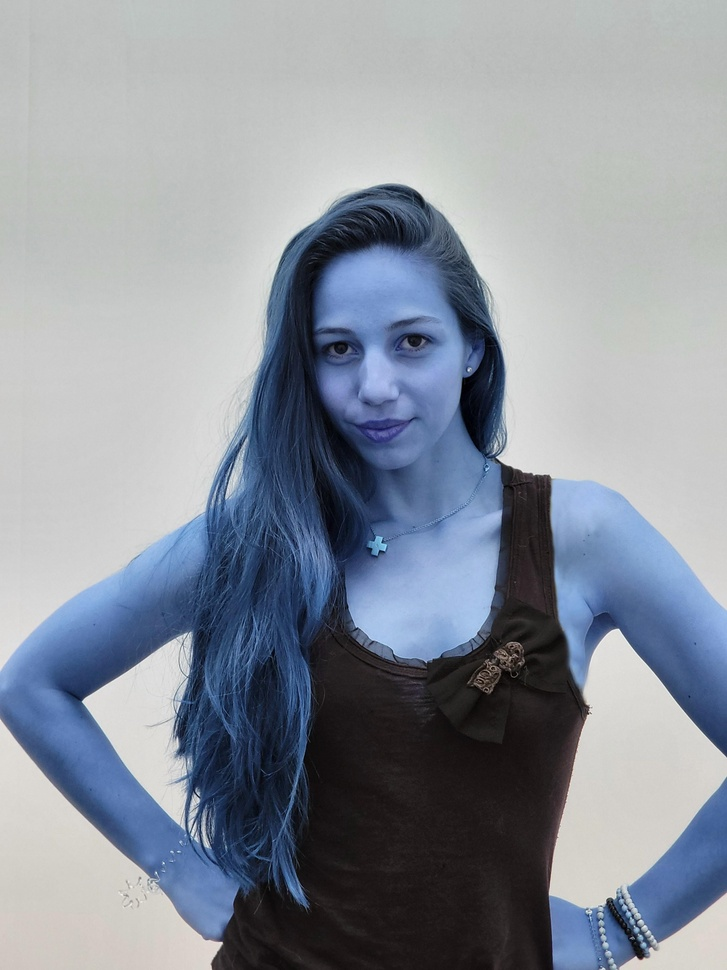
#> input picture test/Ressources/20220505_122532.jpg, 727 x 970 px, shrunk from 3000 x 4000 before the run, given in place of the camera
$ python Color2.py
#> lines starting #> are read from the running program, lines starting #| are printed output that depends on the picture; after the words box and inside, x2 and y2 are one past the last pixel; in counts of white or black regions, pixels touching at a corner belong together
import cv2
import numpy as np

cap = cv2.VideoCapture(0)

while(True):
    ret, frame = cap.read()
#> frame is the input picture: shape (970, 727, 3); mean B, G, R 156.4, 145.5, 138.5
    if ret:

        # hsv is better to recognize color, convert the BGR frame to HSV
        hsv = cv2.cvtColor(frame, cv2.COLOR_BGR2HSV)
#> hsv: shape (970, 727, 3); mean H, S, V 69, 46.2, 158.5

        # in hsv red color located in two region. Create the mask for red color
        # mask the red color and get an grayscale output where red is white
        # everything else are black
        mask1 = cv2.inRange(hsv, (0,50,20), (5,255,255))
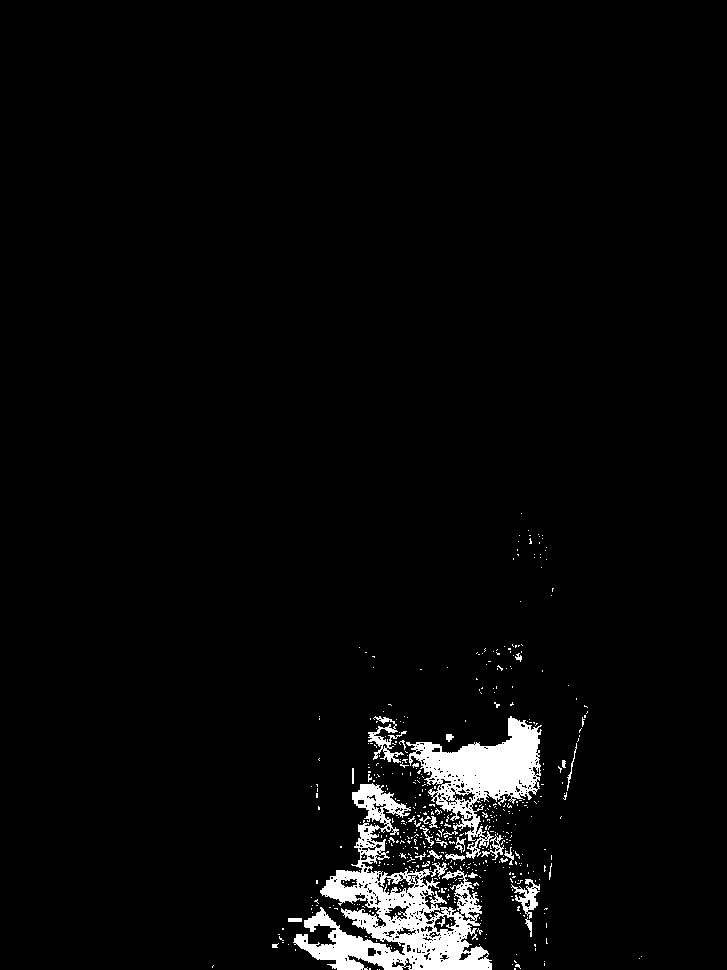
#> mask1: shape (970, 727); 3.4% white; 507 white regions (476 under 20 px), largest, box (x1, y1, x2, y2) and area: (293, 783, 492, 970) 12932, (406, 716, 542, 859) 7211, (368, 716, 407, 763) 565
        mask2 = cv2.inRange(hsv, (175,50,20), (180,255,255))
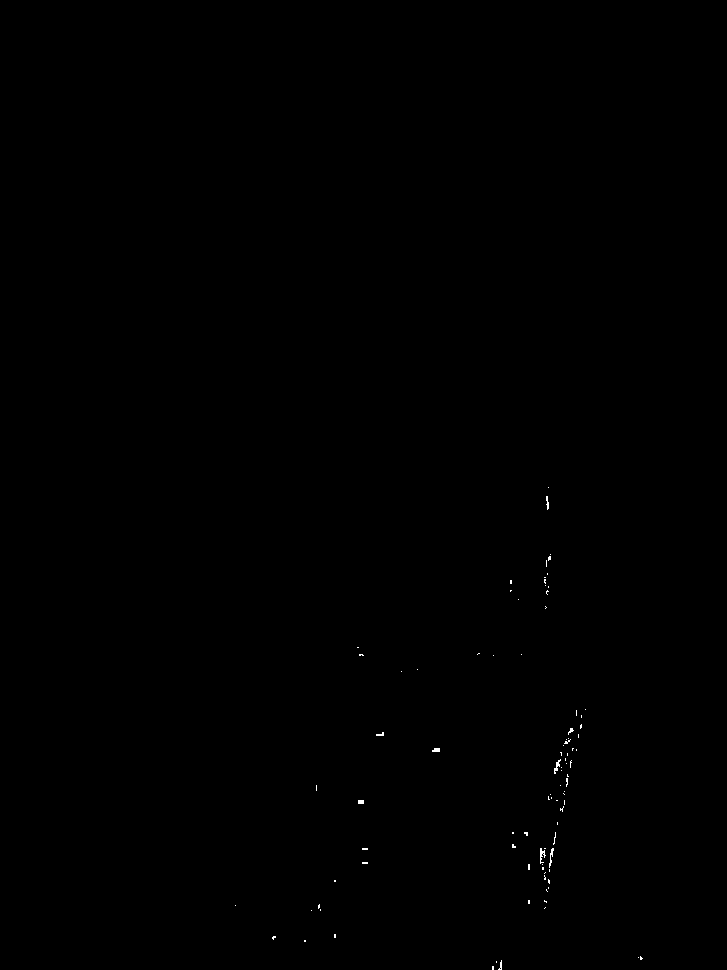
#> mask2: shape (970, 727); 0.09% white in thin lines or dots, all inside (x1, y1, x2, y2) = (235, 487, 643, 970)
        mask = cv2.bitwise_or(mask1, mask2)
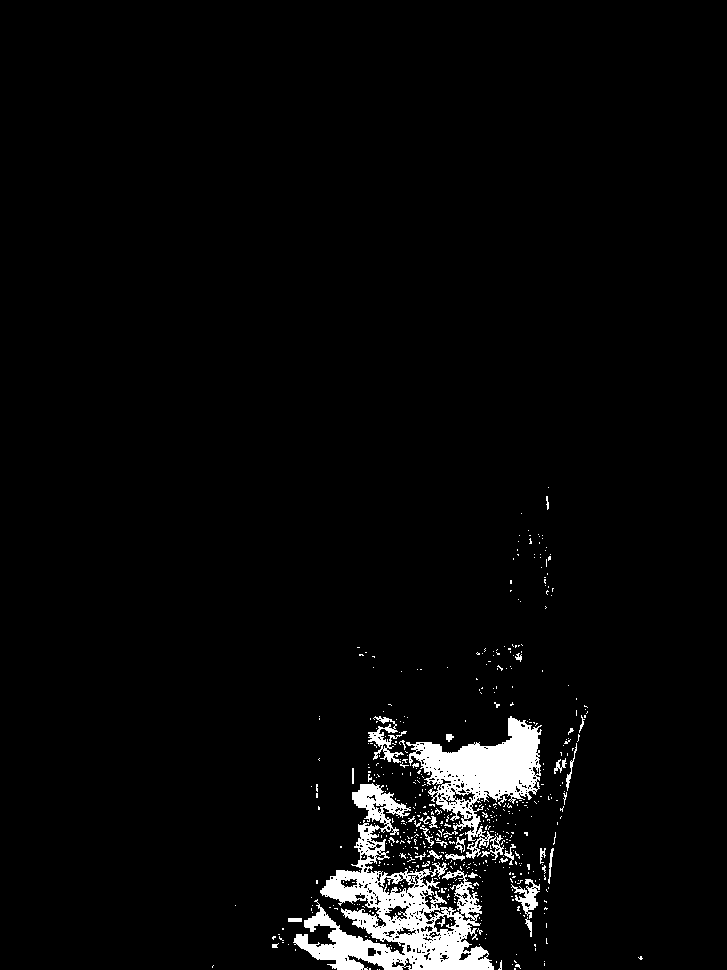
#> mask: shape (970, 727); 3.5% white; 542 white regions (506 under 20 px), largest, box (x1, y1, x2, y2) and area: (293, 783, 494, 970) 13025, (406, 716, 542, 859) 7239, (368, 716, 407, 763) 585

        # get the index of the white areas and make them orange in the main frame
        for i in zip(*np.where(mask == 255)):
                frame[i[0], i[1], 0] = 0
                frame[i[0], i[1], 1] = 165
                frame[i[0], i[1], 2] = 255
#> this loop made 24477 passes
#> i on passes 1 to 3: (487, 548), (496, 546), (496, 547)
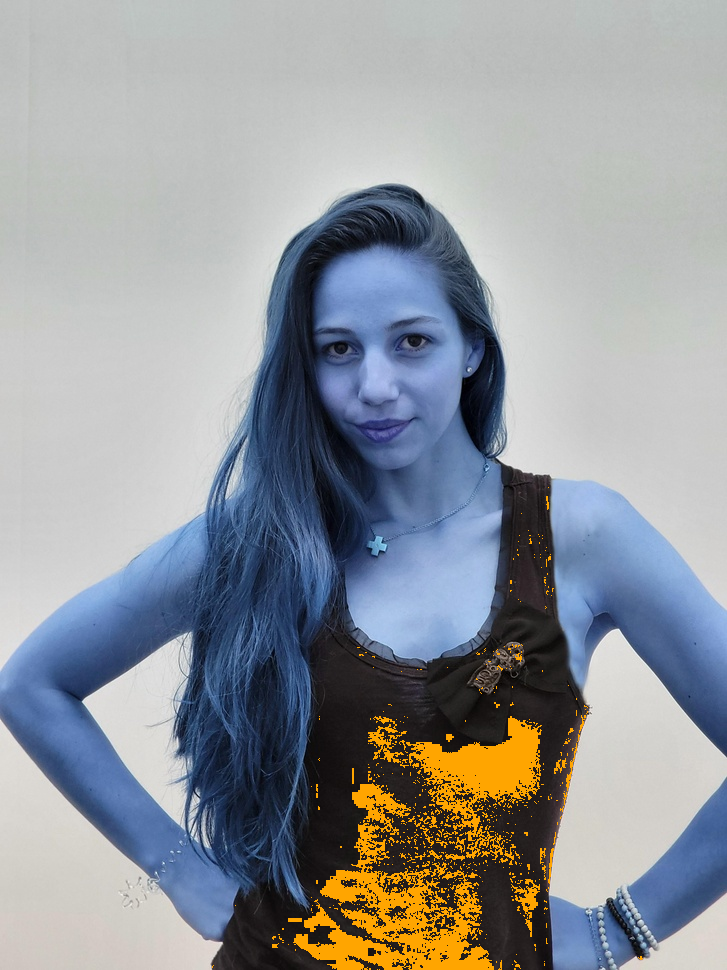
#> frame: shape (970, 727, 3); 3.47% of pixels changed, all inside (x1, y1, x2, y2) = (212, 487, 643, 970)

        # play the new video
        cv2.imshow("res",frame)
        if cv2.waitKey(1) & 0xFF == ord('q'):
#> (key q is pressed here)
            break
    else:
        break
cv2.destroyAllWindows()
